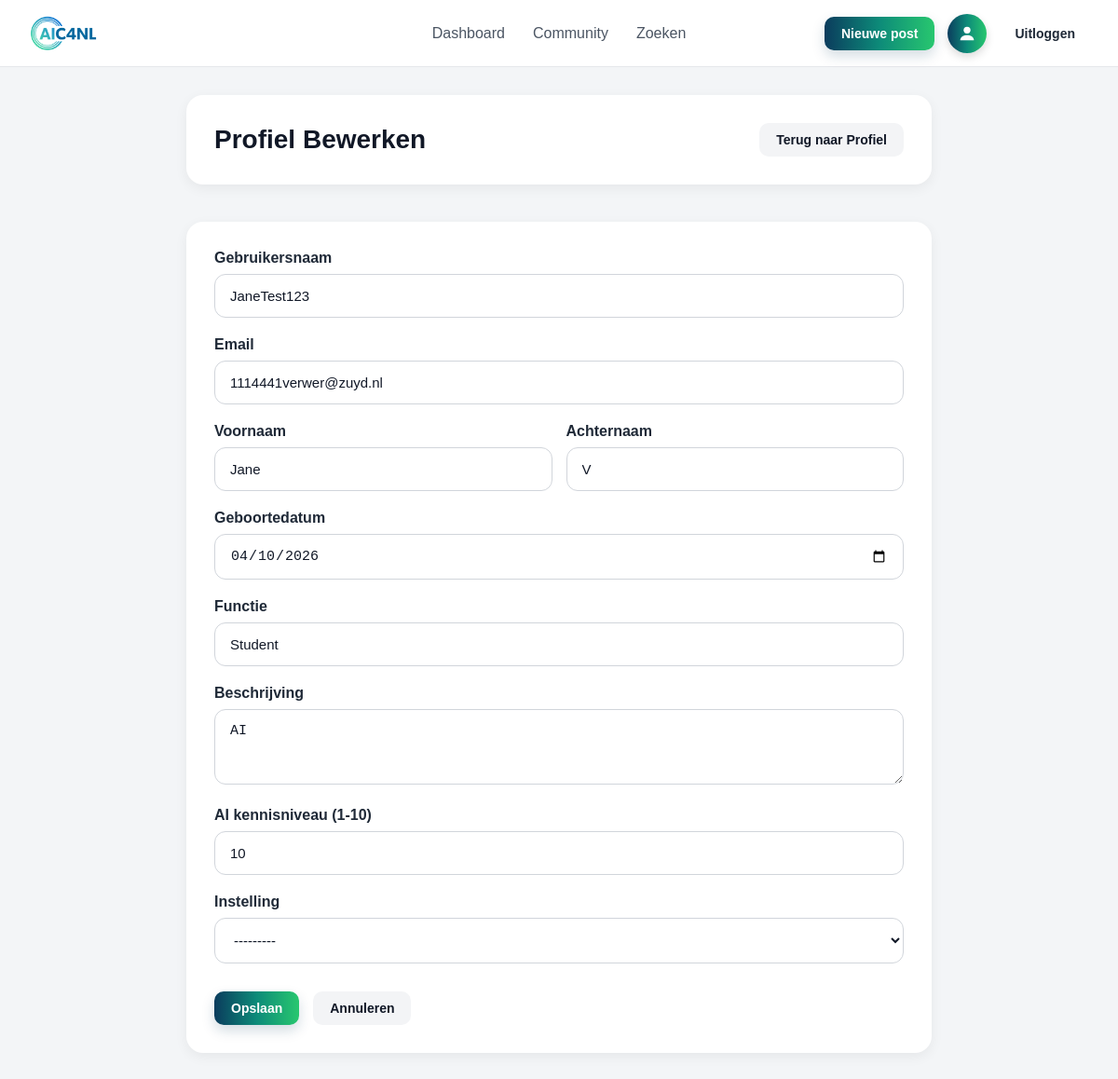
Page /profiel/bewerken/ (signed in) on the earlier database version.
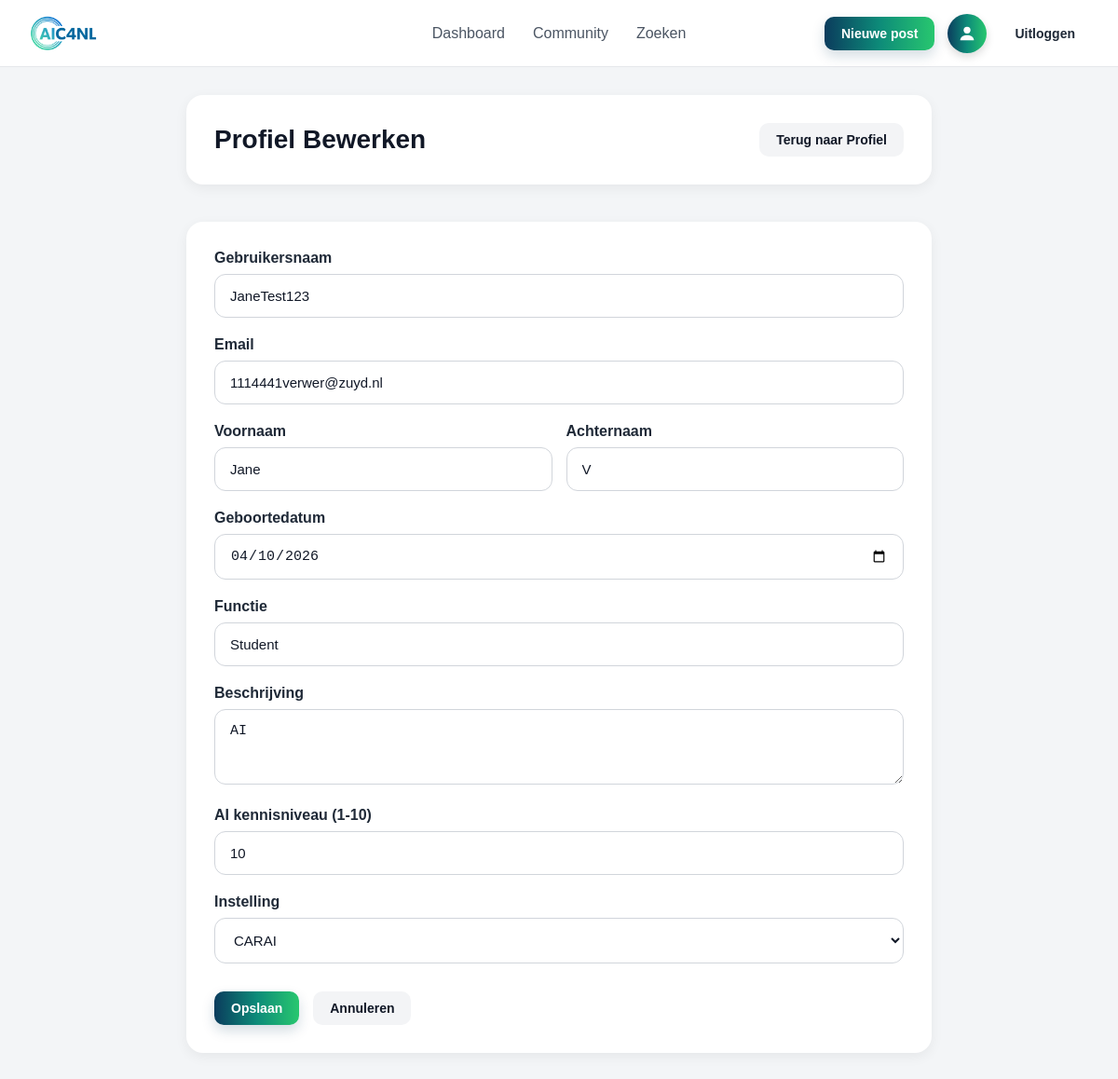
Same page on the later database version.
### core/models.py (models this page shows, shortened)
class User(AbstractUser):
    email = models.EmailField(unique=True)
    date_of_birth = models.DateField(blank=True, null=True)
    function = models.CharField(max_length=255, blank=True, null=True)
    description = models.TextField(blank=True, null=True)
    ai_knowledge_level = models.IntegerField(
        validators=[MinValueValidator(1), MaxValueValidator(10)],
        blank=True,
        null=True
    )
    points = models.IntegerField(default=0)
    rank = models.CharField(max_length=255, blank=True, null=True)
    is_admin = models.BooleanField(default=False)
    institution = models.ForeignKey(
        Institution,
        on_delete=models.SET_NULL,
        null=True,
        blank=True,
        related_name="users"
    )
    badges = models.ManyToManyField(
        Badge,
        blank=True,
        related_name="users"
    )

### core/views.py (the view)
# urls.py: path('profiel/bewerken/', views.edit_profile_view, name='edit_profile'),
@login_required
def edit_profile_view(request):
    if request.method == 'POST':
        edit_form = UserEditForm(request.POST, instance=request.user)
        if edit_form.is_valid():
            edit_form.save()
            messages.success(request, 'Profiel succesvol bijgewerkt!')
            return redirect('profiel')
    else:
        edit_form = UserEditForm(instance=request.user)
    form = PostForm()
    return render(request, 'core/edit_profile.html', {'edit_form': edit_form, 'form': form})

### core/models.py (called while the page is built)
    def __str__(self):
        return self.name

### core/templates/core/edit_profile.html (shortened to what this page needs)
{% extends 'core/base.html' %}
{% block content %}
<div class="edit-profile-container">
    <div class="edit-profile-header">
        <h1>Profiel Bewerken</h1>
        <a href="{% url 'profiel' %}" class="btn btn-secondary">Terug naar Profiel</a>
    </div>
    <div class="edit-profile-form">
        <form method="post">
            <div class="form-group">
                <label for="{{ edit_form.username.id_for_label }}">Gebruikersnaam</label>
                {{ edit_form.username }}
            </div>
            <div class="form-group">
                <label for="{{ edit_form.email.id_for_label }}">Email</label>
                {{ edit_form.email }}
            </div>
            <div class="form-row">
                <div class="form-group">
                    <label for="{{ edit_form.first_name.id_for_label }}">Voornaam</label>
                    {{ edit_form.first_name }}
                </div>
                <div class="form-group">
                    <label for="{{ edit_form.last_name.id_for_label }}">Achternaam</label>
                    {{ edit_form.last_name }}
                </div>
            </div>
            <div class="form-group">
                <label for="{{ edit_form.date_of_birth.id_for_label }}">Geboortedatum</label>
                {{ edit_form.date_of_birth }}
            </div>
            <div class="form-group">
                <label for="{{ edit_form.function.id_for_label }}">Functie</label>
                {{ edit_form.function }}
            </div>
            <div class="form-group">
                <label for="{{ edit_form.description.id_for_label }}">Beschrijving</label>
                {{ edit_form.description }}
            </div>
            <div class="form-group">
                <label for="{{ edit_form.ai_knowledge_level.id_for_label }}">AI kennisniveau (1-10)</label>
                {{ edit_form.ai_knowledge_level }}
            </div>
            <div class="form-group">
                <label for="{{ edit_form.institution.id_for_label }}">Instelling</label>
                {{ edit_form.institution }}
            </div>
            <div class="form-actions">
                <button type="submit" class="btn btn-primary">Opslaan</button>
                <a href="{% url 'profiel' %}" class="btn btn-secondary">Annuleren</a>
            </div>
        </form>
    </div>
</div>
{% endblock %}

Differences in the rows shown:
changed User "JaneTest123": institution "---------" → "CARAI"
